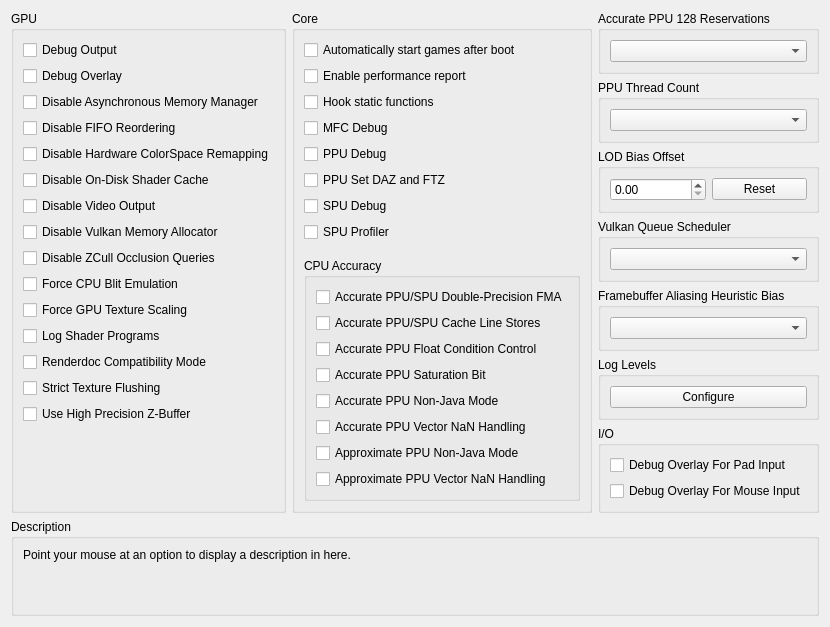
      <widget class="QWidget" name="debugTab">
       <attribute name="title">
        <string>Debug</string>
       </attribute>
       <layout class="QVBoxLayout" name="debugTab_layout" stretch="0,1,0">
        <item>
         <layout class="QHBoxLayout" name="debugTabLayout" stretch="1,1,1">
          <item>
           <widget class="QGroupBox" name="gb_debug_gpu">
            <property name="enabled">
             <bool>true</bool>
            </property>
            <property name="title">
             <string>GPU</string>
            </property>
            <property name="alignment">
             <set>Qt::AlignmentFlag::AlignLeading|Qt::AlignmentFlag::AlignLeft|Qt::AlignmentFlag::AlignTop</set>
            </property>
            <layout class="QVBoxLayout" name="gb_debug_gpu_layout">
             <item alignment="Qt::AlignmentFlag::AlignTop">
              <widget class="QCheckBox" name="debugOutput">
               <property name="text">
                <string>Debug Output</string>
               </property>
              </widget>
             </item>
             <item>
              <widget class="QCheckBox" name="debugOverlay">
               <property name="text">
                <string>Debug Overlay</string>
               </property>
              </widget>
             </item>
             <item>
              <widget class="QCheckBox" name="disableAsyncHostMM">
               <property name="text">
                <string>Disable Asynchronous Memory Manager</string>
               </property>
              </widget>
             </item>
             <item>
              <widget class="QCheckBox" name="disableFIFOReordering">
               <property name="text">
                <string>Disable FIFO Reordering</string>
               </property>
              </widget>
             </item>
             <item>
              <widget class="QCheckBox" name="disableHardwareTexelRemapping">
               <property name="text">
                <string>Disable Hardware ColorSpace Remapping</string>
               </property>
              </widget>
             </item>
             <item>
              <widget class="QCheckBox" name="disableOnDiskShaderCache">
               <property name="text">
                <string>Disable On-Disk Shader Cache</string>
               </property>
              </widget>
             </item>
             <item>
              <widget class="QCheckBox" name="disableVideoOutput">
               <property name="text">
                <string>Disable Video Output</string>
               </property>
              </widget>
             </item>
             <item>
              <widget class="QCheckBox" name="disableVulkanMemAllocator">
               <property name="text">
                <string>Disable Vulkan Memory Allocator</string>
               </property>
              </widget>
             </item>
             <item>
              <widget class="QCheckBox" name="disableHwOcclusionQueries">
               <property name="text">
                <string>Disable ZCull Occlusion Queries</string>
               </property>
              </widget>
             </item>
             <item>
              <widget class="QCheckBox" name="forceCpuBlitEmulation">
               <property name="text">
                <string>Force CPU Blit Emulation</string>
               </property>
              </widget>
             </item>
             <item>
              <widget class="QCheckBox" name="gpuTextureScaling">
               <property name="text">
                <string>Force GPU Texture Scaling</string>
               </property>
              </widget>
             </item>
             <item>
              <widget class="QCheckBox" name="logProg">
               <property name="text">
                <string>Log Shader Programs</string>
               </property>
              </widget>
             </item>
             <item alignment="Qt::AlignmentFlag::AlignTop">
              <widget class="QCheckBox" name="renderdocCompatibility">
               <property name="enabled">
                <bool>true</bool>
               </property>
               <property name="text">
                <string>Renderdoc Compatibility Mode</string>
               </property>
              </widget>
             </item>
             <item>
              <widget class="QCheckBox" name="strictTextureFlushing">
               <property name="text">
                <string>Strict Texture Flushing</string>
               </property>
              </widget>
             </item>
             <item alignment="Qt::AlignmentFlag::AlignTop">
              <widget class="QCheckBox" name="forceHighpZ">
               <property name="text">
                <string>Use High Precision Z-Buffer</string>
               </property>
              </widget>
             </item>
             <item>
              <spacer name="verticalSpacerDebugGPU">
               <property name="orientation">
                <enum>Qt::Orientation::Vertical</enum>
               </property>
               <property name="sizeType">
                <enum>QSizePolicy::Policy::MinimumExpanding</enum>
               </property>
               <property name="sizeHint" stdset="0">
                <size>
                 <width>0</width>
                 <height>0</height>
                </size>
               </property>
              </spacer>
             </item>
            </layout>
           </widget>
          </item>
          <item>
           <widget class="QGroupBox" name="gb_debug_core">
            <property name="title">
             <string>Core</string>
            </property>
            <layout class="QVBoxLayout" name="gb_debug_core_layout">
             <item>
              <widget class="QCheckBox" name="alwaysStart">
               <property name="text">
                <string>Automatically start games after boot</string>
               </property>
              </widget>
             </item>
             <item>
              <widget class="QCheckBox" name="perfReport">
               <property name="text">
                <string>Enable performance report</string>
               </property>
              </widget>
             </item>
             <item>
              <widget class="QCheckBox" name="hookStFunc">
               <property name="text">
                <string>Hook static functions</string>
               </property>
              </widget>
             </item>
             <item>
              <widget class="QCheckBox" name="mfcDebug">
               <property name="text">
                <string>MFC Debug</string>
               </property>
              </widget>
             </item>
             <item>
              <widget class="QCheckBox" name="ppuDebug">
               <property name="text">
                <string>PPU Debug</string>
               </property>
              </widget>
             </item>
             <item>
              <widget class="QCheckBox" name="setDAZandFTZ">
               <property name="text">
                <string>PPU Set DAZ and FTZ</string>
               </property>
              </widget>
             </item>
             <item>
              <widget class="QCheckBox" name="spuDebug">
               <property name="text">
                <string>SPU Debug</string>
               </property>
              </widget>
             </item>
             <item>
              <widget class="QCheckBox" name="spuProfiler">
               <property name="text">
                <string>SPU Profiler</string>
               </property>
              </widget>
             </item>
             <item>
              <spacer name="verticalSpacerDebugCore">
               <property name="orientation">
                <enum>Qt::Orientation::Vertical</enum>
               </property>
               <property name="sizeType">
                <enum>QSizePolicy::Policy::MinimumExpanding</enum>
               </property>
               <property name="sizeHint" stdset="0">
                <size>
                 <width>0</width>
                 <height>0</height>
                </size>
               </property>
              </spacer>
             </item>
             <item>
              <widget class="QGroupBox" name="gb_debug_cpu">
               <property name="title">
                <string>CPU Accuracy</string>
               </property>
               <layout class="QVBoxLayout" name="gb_debug_cpu_layout">
                <item>
                 <widget class="QCheckBox" name="accurateDFMA">
                  <property name="text">
                   <string>Accurate PPU/SPU Double-Precision FMA</string>
                  </property>
                 </widget>
                </item>
                <item>
                 <widget class="QCheckBox" name="accurateClineStores">
                  <property name="text">
                   <string>Accurate PPU/SPU Cache Line Stores</string>
                  </property>
                 </widget>
                </item>
                <item>
                 <widget class="QCheckBox" name="accuratePPUFPCC">
                  <property name="text">
                   <string>Accurate PPU Float Condition Control</string>
                  </property>
                 </widget>
                </item>
                <item>
                 <widget class="QCheckBox" name="accuratePPUSAT">
                  <property name="text">
                   <string>Accurate PPU Saturation Bit</string>
                  </property>
                 </widget>
                </item>
                <item>
                 <widget class="QCheckBox" name="accuratePPUNJ">
                  <property name="text">
                   <string>Accurate PPU Non-Java Mode</string>
                  </property>
                 </widget>
                </item>
                <item>
                 <widget class="QCheckBox" name="accuratePPUVNAN">
                  <property name="text">
                   <string>Accurate PPU Vector NaN Handling</string>
                  </property>
                 </widget>
                </item>
                <item>
                 <widget class="QCheckBox" name="ppuNJFixup">
                  <property name="text">
                   <string>Approximate PPU Non-Java Mode</string>
                  </property>
                 </widget>
                </item>
                <item>
                 <widget class="QCheckBox" name="PPUVNANfixup">
                  <property name="text">
                   <string>Approximate PPU Vector NaN Handling</string>
                  </property>
                 </widget>
                </item>
                <item>
                 <spacer name="verticalSpacerDebugCpu">
                  <property name="orientation">
                   <enum>Qt::Orientation::Vertical</enum>
                  </property>
                  <property name="sizeType">
                   <enum>QSizePolicy::Policy::MinimumExpanding</enum>
                  </property>
                  <property name="sizeHint" stdset="0">
                   <size>
                    <width>0</width>
                    <height>0</height>
                   </size>
                  </property>
                 </spacer>
                </item>
               </layout>
              </widget>
             </item>
            </layout>
           </widget>
          </item>
          <item>
           <widget class="QWidget" name="debug_more_stuff" native="true">
            <layout class="QVBoxLayout" name="debug_more_stuff_layout" stretch="0,0,0,0,0,0,1,0">
             <property name="leftMargin">
              <number>0</number>
             </property>
             <property name="topMargin">
              <number>0</number>
             </property>
             <property name="rightMargin">
              <number>0</number>
             </property>
             <property name="bottomMargin">
              <number>0</number>
             </property>
             <item>
              <widget class="QGroupBox" name="gb_accurate_ppu_128">
               <property name="title">
                <string>Accurate PPU 128 Reservations</string>
               </property>
               <layout class="QVBoxLayout" name="gb_accurate_ppu_128_layout">
                <item>
                 <widget class="QComboBox" name="combo_accurate_ppu_128"/>
                </item>
               </layout>
              </widget>
             </item>
             <item>
              <widget class="QGroupBox" name="gb_num_ppu_threads">
               <property name="title">
                <string>PPU Thread Count</string>
               </property>
               <layout class="QVBoxLayout" name="vbl_num_ppu_threads">
                <item>
                 <widget class="QComboBox" name="combo_num_ppu_threads"/>
                </item>
               </layout>
              </widget>
             </item>
             <item>
              <widget class="QGroupBox" name="gb_Level_of_Detail">
               <property name="title">
                <string>LOD Bias Offset</string>
               </property>
               <layout class="QVBoxLayout" name="gb_Level_of_Detail_Layout">
                <item>
                 <layout class="QHBoxLayout" name="TextureLODBiasLayout">
                  <item>
                   <widget class="QDoubleSpinBox" name="TextureLODBias"/>
                  </item>
                  <item>
                   <widget class="QPushButton" name="TextureLODBiasReset">
                    <property name="text">
                     <string>Reset</string>
                    </property>
                   </widget>
                  </item>
                 </layout>
                </item>
               </layout>
              </widget>
             </item>
             <item>
              <widget class="QGroupBox" name="gb_vulkansched">
               <property name="sizePolicy">
                <sizepolicy hsizetype="Preferred" vsizetype="Minimum">
                 <horstretch>0</horstretch>
                 <verstretch>0</verstretch>
                </sizepolicy>
               </property>
               <property name="title">
                <string>Vulkan Queue Scheduler</string>
               </property>
               <layout class="QVBoxLayout" name="gb_vksched_layout">
                <item>
                 <widget class="QComboBox" name="vulkansched"/>
                </item>
               </layout>
              </widget>
             </item>
             <item>
              <widget class="QGroupBox" name="gb_fbAliasingBias">
               <property name="title">
                <string>Framebuffer Aliasing Heuristic Bias</string>
               </property>
               <layout class="QVBoxLayout" name="gb_fbAliasingBias_layout">
                <item>
                 <widget class="QComboBox" name="fbAliasingBias"/>
                </item>
               </layout>
              </widget>
             </item>
             <item>
              <widget class="QGroupBox" name="gb_log_levels">
               <property name="title">
                <string>Log Levels</string>
               </property>
               <layout class="QVBoxLayout" name="gb_log_levels_layout">
                <item>
                 <widget class="QPushButton" name="pb_log_levels">
                  <property name="text">
                   <string>Configure</string>
                  </property>
                 </widget>
                </item>
               </layout>
              </widget>
             </item>
             <item>
              <widget class="QGroupBox" name="gb_debug_io">
               <property name="title">
                <string>I/O</string>
               </property>
               <layout class="QVBoxLayout" name="gb_debug_io_layout">
                <item>
                 <widget class="QCheckBox" name="debugOverlayIO">
                  <property name="text">
                   <string>Debug Overlay For Pad Input</string>
                  </property>
                 </widget>
                </item>
                <item>
                 <widget class="QCheckBox" name="debugOverlayMouse">
                  <property name="text">
                   <string>Debug Overlay For Mouse Input</string>
                  </property>
                 </widget>
                </item>
                <item>
                 <spacer name="verticalSpacer">
                  <property name="orientation">
                   <enum>Qt::Orientation::Vertical</enum>
                  </property>
                  <property name="sizeType">
                   <enum>QSizePolicy::Policy::MinimumExpanding</enum>
                  </property>
                  <property name="sizeHint" stdset="0">
                   <size>
                    <width>0</width>
                    <height>0</height>
                   </size>
                  </property>
                 </spacer>
                </item>
               </layout>
              </widget>
             </item>
             <item>
              <spacer name="verticalSpacerDebugMore">
               <property name="orientation">
                <enum>Qt::Orientation::Vertical</enum>
               </property>
               <property name="sizeType">
                <enum>QSizePolicy::Policy::MinimumExpanding</enum>
               </property>
               <property name="sizeHint" stdset="0">
                <size>
                 <width>0</width>
                 <height>0</height>
                </size>
               </property>
              </spacer>
             </item>
            </layout>
           </widget>
          </item>
         </layout>
        </item>
        <item>
         <spacer name="debugTabSpacer">
          <property name="orientation">
           <enum>Qt::Orientation::Vertical</enum>
          </property>
          <property name="sizeType">
           <enum>QSizePolicy::Policy::MinimumExpanding</enum>
          </property>
          <property name="sizeHint" stdset="0">
           <size>
            <width>0</width>
            <height>0</height>
           </size>
          </property>
         </spacer>
        </item>
        <item>
         <widget class="QGroupBox" name="gb_description_debug">
          <property name="title">
           <string>Description</string>
          </property>
          <layout class="QVBoxLayout" name="gb_description_debug_layout">
           <item>
            <widget class="QLabel" name="description_debug">
             <property name="text">
              <string>Point your mouse at an option to display a description in here.


</string>
             </property>
             <property name="textFormat">
              <enum>Qt::TextFormat::PlainText</enum>
             </property>
             <property name="alignment">
              <set>Qt::AlignmentFlag::AlignLeading|Qt::AlignmentFlag::AlignLeft|Qt::AlignmentFlag::AlignTop</set>
             </property>
             <property name="wordWrap">
              <bool>true</bool>
             </property>
            </widget>
           </item>
          </layout>
         </widget>
        </item>
       </layout>
      </widget>
